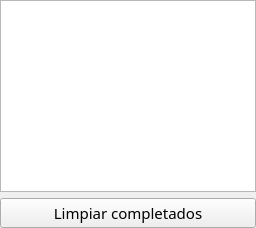
<?xml version="1.0" encoding="UTF-8"?>
<ui version="4.0">
 <class>DownloadWidget</class>
 <widget class="QWidget" name="DownloadWidget">
  <property name="font">
   <font>
    <family>HarmonyOS Sans SC</family>
    <pointsize>11</pointsize>
   </font>
  </property>
  <property name="windowTitle">
   <string>Form</string>
  </property>
  <layout class="QVBoxLayout" name="verticalLayout">
   <property name="leftMargin">
    <number>0</number>
   </property>
   <property name="topMargin">
    <number>0</number>
   </property>
   <property name="rightMargin">
    <number>0</number>
   </property>
   <property name="bottomMargin">
    <number>0</number>
   </property>
   <item>
    <widget class="QListWidget" name="listWidget">
     <property name="editTriggers">
      <set>QAbstractItemView::NoEditTriggers</set>
     </property>
     <property name="showDropIndicator" stdset="0">
      <bool>false</bool>
     </property>
     <property name="dragDropMode">
      <enum>QAbstractItemView::NoDragDrop</enum>
     </property>
     <property name="selectionMode">
      <enum>QAbstractItemView::NoSelection</enum>
     </property>
     <property name="verticalScrollMode">
      <enum>QAbstractItemView::ScrollPerPixel</enum>
     </property>
     <property name="spacing">
      <number>0</number>
     </property>
     <property name="gridSize">
      <size>
       <width>0</width>
       <height>111</height>
      </size>
     </property>
    </widget>
   </item>
   <item>
    <widget class="QPushButton" name="button_clean">
     <property name="text">
      <string>Limpiar completados</string>
     </property>
    </widget>
   </item>
  </layout>
 </widget>
 <resources/>
 <connections/>
</ui>
